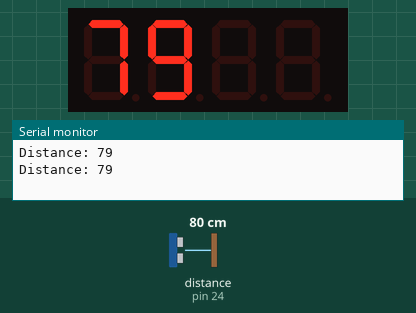
Bench run of a sketch on a simulated Arduino Mega 2560, built with avr-gcc and run on an emulated ATmega2560. Parts: 4-digit seven-segment display, the last lines printed to the serial monitor. Wiring (inferred from the names in the program): ultrasonic range finder: trigger pin 22; echo pin 24; 4-digit 7-segment display, segments lit when LOW: segments pin 2, pin 3, pin 4, pin 5, pin 7, pin 12, pin 8, pin 13; digit selects pin 6, pin 9, pin 10, pin 11. The test bench sets the inputs (shaded band); at power-on: distance to the obstacle (sensor on pin 24) 80 cm. The echo pulse lasts 58.3 µs per cm; the segment pins are drawn as the display they are named for.

Above: at 1.8 s.
1.9 s: distance to the obstacle (sensor on pin 24) set to 2 cm
At 4.3 s:
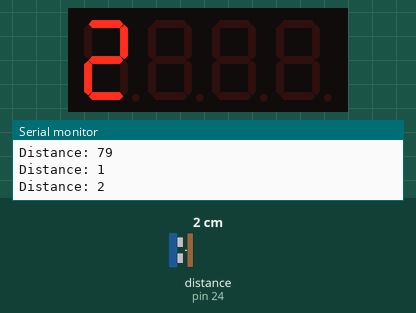
4.8 s: distance to the obstacle (sensor on pin 24) set to 10 cm
At 5.8 s:
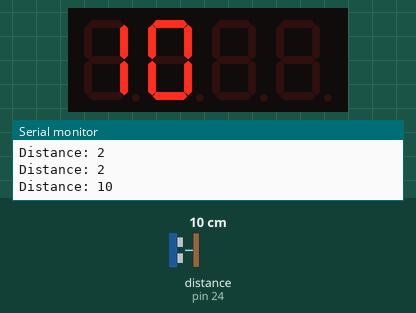
8.0 s: distance to the obstacle (sensor on pin 24) set to 4 cm
At 10.5 s:
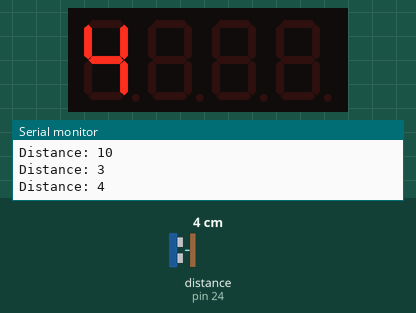
Timing chart, 0 to 12.0 s (numbered marks = the images above; inputs shaded):
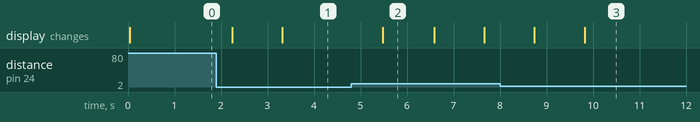

The sketch:

sonar.ino
```cpp
#define common_cathode 0
#define common_anode 1
bool mode = common_anode;// my display is common anode
#define pinA 2
#define pinB 3
#define pinC 4
#define pinD 5
#define pinE 7
#define pinF 12
#define pinG 8
#define pinDP 13
#define D1 6
#define D2 9
#define D3 10
#define D4 11

#define trigPin 22
#define echoPin 24
#include "array.h"
#include "functions.h"

float duration, distance;

void setup() {
  pinMode(trigPin, OUTPUT);
  pinMode(echoPin, INPUT);
  pinMode(pinA, OUTPUT);
	pinMode(pinB, OUTPUT);
	pinMode(pinC, OUTPUT);
	pinMode(pinD, OUTPUT);
	pinMode(pinE, OUTPUT);
	pinMode(pinF, OUTPUT);
	pinMode(pinG, OUTPUT);
	pinMode(pinDP, OUTPUT);
	pinMode(D1, OUTPUT);
	pinMode(D2, OUTPUT);
	pinMode(D3, OUTPUT);
	pinMode(D4, OUTPUT);

  Serial.begin(9600);
}

void loop() {
  digitalWrite(trigPin, LOW);
  delayMicroseconds(2);
  digitalWrite(trigPin, HIGH);
  delayMicroseconds(10);
  digitalWrite(trigPin, LOW);

  //Calculate distance
  duration = pulseIn(echoPin, HIGH);
  distance = (duration*.0343)/2;

  //Show on display
  String distanceString = String((int)distance);
  Serial.println("Distance: " + distanceString);
  printDisplay(distanceString, 1000);
  Reset();
}
```

functions.h
```cpp
void Reset()
{ digitalWrite(D1, !mode);
	digitalWrite(D2, !mode);
	digitalWrite(D3, !mode);
	digitalWrite(D4, !mode);
	for(byte i = 0 ; i < 8 ; i++){
	digitalWrite(seg[i],mode);
	}
}
void printDigit(char Chara,int digitPort)
{ Reset();
	int character = -1;
	digitalWrite(digitPort,mode);
	for(int i = 0 ; i < charsInArray ; i++){
	  if(Chara == Char[i][8]){
	    character = i;
	  }
	}
	if (character == -1){
	  digitalWrite(pinG,!mode);
	}else{
for(int i = 0;i<= 7;i++)
	  {if(mode == common_anode) digitalWrite(seg[i],!Char[character][i]);
	  else if(mode == common_cathode) digitalWrite(seg[i],Char[character][i]);
	  }
	}
}
void printDisplay(String Phrase,int Delay)
{
char char1 = Phrase.charAt(0);
char char2 = Phrase.charAt(1);
char char3 = Phrase.charAt(2);
char char4 = Phrase.charAt(3);
//char char5 = Phrase.charAt(4);
char char1Num = 0;
char char2Num = 0;
char char3Num = 0;
char char4Num = 0;
int stringLength = Phrase.length();
if(stringLength < 5){
	for(int ti = 0 ; ti <= (Delay / 8) ; ti++){
	if(1 > stringLength) char1 = ' ';
	else char1 = Phrase.charAt(0);
	if(2 > stringLength) char2 = ' ';
	else char2 = Phrase.charAt(1);
	if(3 > stringLength) char3 = ' ';
	else char3 = Phrase.charAt(2);
	if(4 > stringLength) char4 = ' ';
	else char4 = Phrase.charAt(3);
	printDigit(char1,D1);
	delay(2);
	printDigit(char2,D2);
	delay(2);
	printDigit(char3,D3);
	delay(2);
	printDigit(char4,D4);
	delay(2);
	}
}else{
for(int t = 0 ; t <= stringLength ; t++){
	for(int ti = 0 ; ti <= (Delay / 8) ; ti++){
	/*Reset();
	delay(2);*/
	printDigit(char1,D1);
	delay(2);
	printDigit(char2,D2);
	delay(2);
	printDigit(char3,D3);
	delay(2);
	printDigit(char4,D4);
	delay(2);
}
	if(t + 1 > stringLength) char1 = ' ';
	else char1 = Phrase.charAt(t);
	if((t + 2) > stringLength) char2 = ' ';
	else char2 = Phrase.charAt(t + 1);
	if((t + 3) > stringLength) char3 = ' ';
	else char3 = Phrase.charAt(t + 2);
	if((t + 4) > stringLength) char4 = ' ';
	else char4 = Phrase.charAt(t + 3);
}
}
}
```

Source omitted: array.h (data table, 1670 bytes)

Measured:
- after the input at 1.9 s, the display: first changes after 0.34 s (image 1 shows a later state)
- after the input at 4.8 s, the display: changes after 0.68 s (image 2)
- after the input at 8.0 s, the display: first changes after 0.74 s (image 3 shows a later state)
- what the display in image 2 shows lasts 1.1 s, from 5.5 s to 6.6 s
